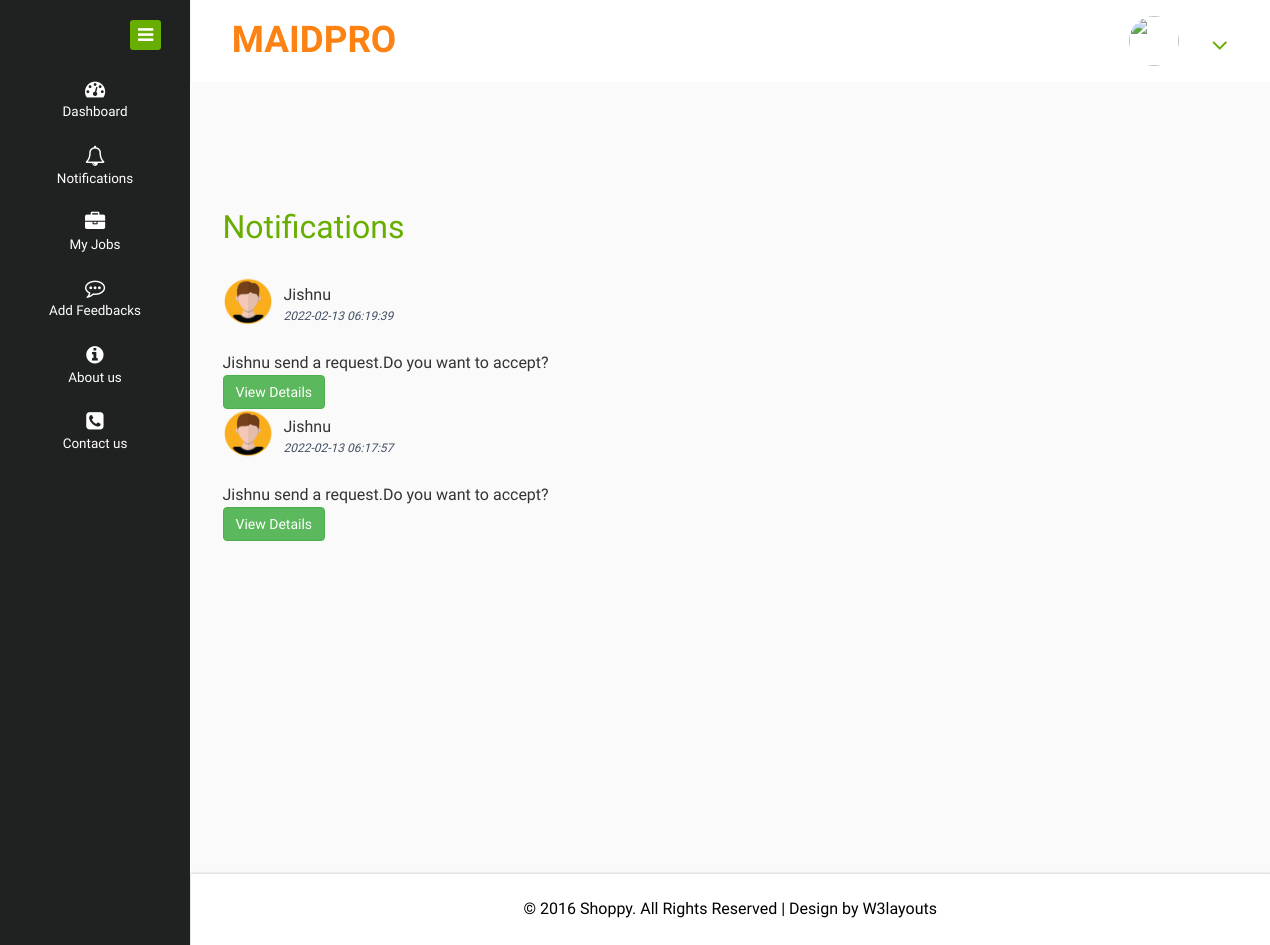
/workers/notification.php, run on the app's committed database.
### tables this page shows
CREATE TABLE `notification` (
  `notification_id` int(11) NOT NULL,
  `senderid` varchar(30) NOT NULL,
  `receiverid` varchar(30) NOT NULL,
  `content` varchar(70) NOT NULL,
  `notification_datetime` timestamp NOT NULL DEFAULT current_timestamp(),
  `notification_type` varchar(25) NOT NULL DEFAULT 'normal'
);

CREATE TABLE `registration` (
  `user_id` int(11) NOT NULL,
  `email` varchar(50) NOT NULL,
  `name` varchar(30) NOT NULL,
  `phone` bigint(11) NOT NULL,
  `profile_pic` varchar(50) NOT NULL DEFAULT 'images/profile_pic.png',
  `house` varchar(30) NOT NULL,
  `place` varchar(30) NOT NULL,
  `district` varchar(30) NOT NULL,
  `state` varchar(30) NOT NULL,
  `pincode` int(10) NOT NULL,
  `gender` varchar(20) NOT NULL,
  `date_of_birth` varchar(20) NOT NULL
);

### workers/notification.php (the view, shortened to what this page needs)
<?php
	include("header.php");
?>
<div class="inner-block">
    <div class="blank">
    	<h2>Notifications</h2>
    	<?php
        $em=$_SESSION['email'];
        $sql7="select * from notification where receiverid='$em' order by notification_datetime desc";
        $res=mysqli_query($conn,$sql7);
        if(mysqli_num_rows($res)>0){
        while($row=mysqli_fetch_assoc($res)){
            $sender_id=$row['senderid'];
        if($row["notification_type"]=="Admin"){
                                        $name="Admin";
                                        $pic="../images/profile_pic.png";
                                    }
                                    else{
                                        $sql2="select name,profile_pic from registration where email='$sender_id'";
                                        $result=mysqli_query($conn,$sql2);
                                        $r2=mysqli_fetch_assoc($result);
                                        $name=$r2["name"];
                                        $pic=$r2["profile_pic"];
                                    }
                                    ?>
                         <div class="profile_img">
                                    <span class="prfil-img"><img style="width:30%,vertical-align: middle;
  width: 50px;
  height: 50px;
  border-radius: 50%;" src="../users/<?php echo $pic?>" alt=""> </span>
                                    <div class="user-name">
                                        <?php echo $name ?>
                                        <p><span><?php echo $row["notification_datetime"]?></span>
                                    </p>
                                    </div>
                                </div>
                         <div class="panel-body"></div><?php echo $row['content']?>
                         <?php
                         if($row["notification_type"]=="request"){
                        ?>
                         <a href="jobrequest.php" class="btn btn-success">View Details</a>
                        <?php
                         }
                         ?>
                         <?php
                     }
                 }
                         ?>
    </div>
</div>
<?php
	include("footer.php");
?>

### data on the page
notification: registration.profile_pic (picture), registration.name "Jishnu", notification_datetime "2022-02-13 06:19:39", content "Jishnu send a request.Do you want to accept?", notification_type "View Details"
notification: registration.profile_pic (picture), registration.name "Jishnu", notification_datetime "2022-02-13 06:17:57", content "Jishnu send a request.Do you want to accept?", notification_type "View Details"
